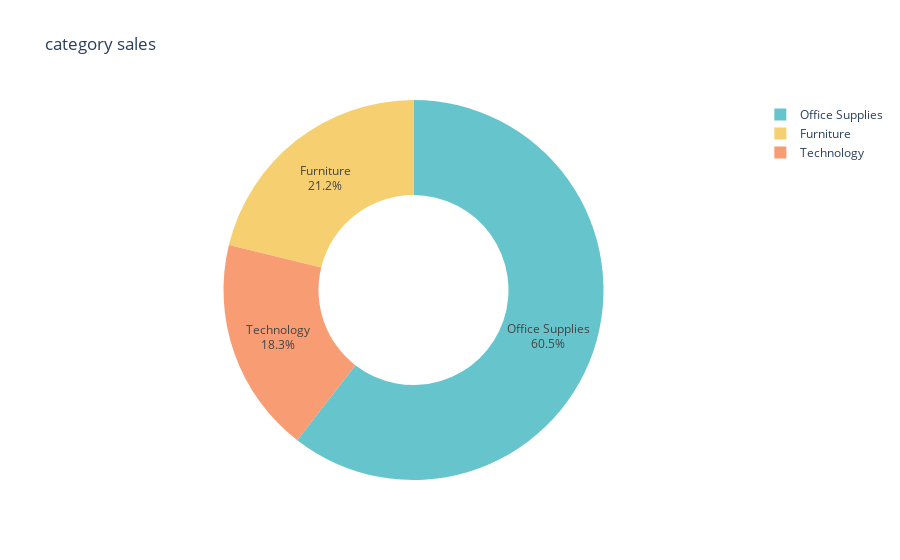

The cell this chart's notebook holds for it:
### Code cell
category_sales = df.groupby('Category')['Quantity'].sum().round(2).reset_index()

fig = px.pie(category_sales, 
             values='Quantity', 
             names='Category', 
             hole=0.5, 
             color_discrete_sequence = px.colors.qualitative.Pastel,
            title = 'category sales')

fig.update_traces(textposition='inside', textinfo='percent+label')


fig.show()

### Figure 1 — Plotly figure (JSON) as saved in the notebook; plotly's stock layout.template omitted (floating-point values rounded to 4 significant figures)
{"data": [{"domain": {"x": [0, 1], "y": [0, 1]}, "hole": 0.5, "hovertemplate": "Category=%{label}<br>Quantity=%{value}<extra></extra>", "labels": ["Furniture", "Office Supplies", "Technology"], "legendgroup": "", "name": "", "showlegend": true, "textinfo": "percent+label", "textposition": "inside", "type": "pie", "values": [8028, 22906, 6939]}], "layout": {"legend": {"tracegroupgap": 0}, "piecolorway": ["rgb(102, 197, 204)", "rgb(246, 207, 113)", "rgb(248, 156, 116)", "rgb(220, 176, 242)", "rgb(135, 197, 95)", "rgb(158, 185, 243)", "rgb(254, 136, 177)", "rgb(201, 219, 116)", "rgb(139, 224, 164)", "rgb(180, 151, 231)", "rgb(179, 179, 179)"], "title": {"text": "category sales"}}}
